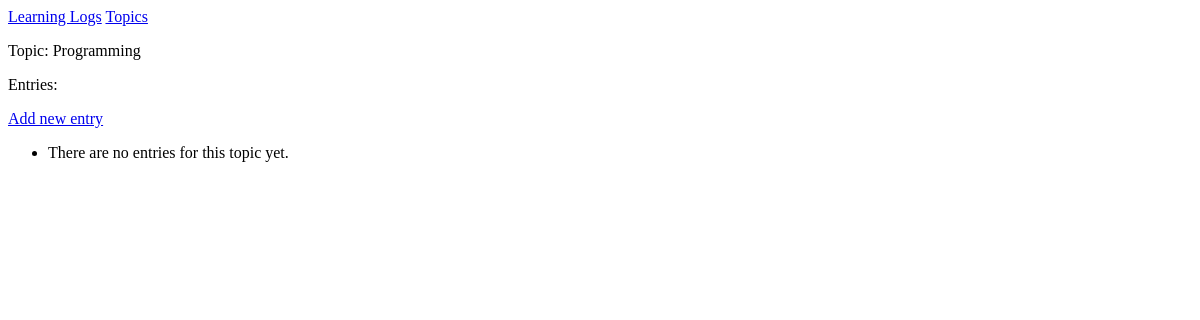
Before: /topics/4/ with the older database file.
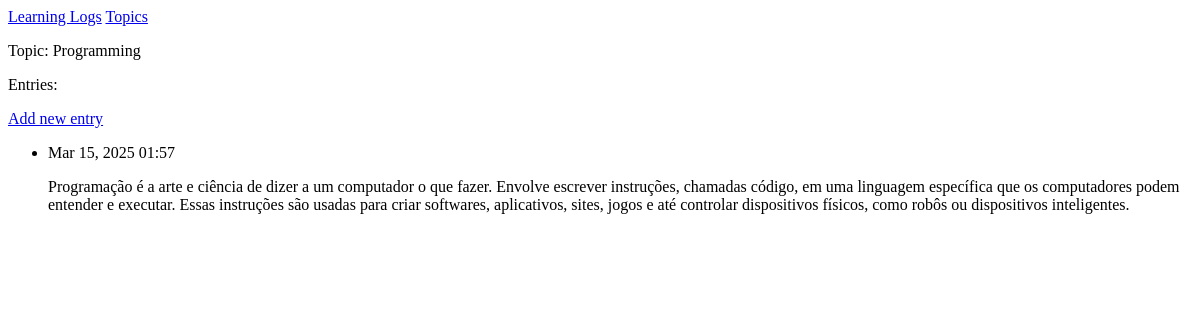
After: the same page with the newer database file.
### learning_logs/models.py (models this page shows, shortened)
class Entry(models.Model):
    topic = models.ForeignKey(Topic, on_delete=models.CASCADE)
    text = models.TextField()
    data_added = models.DateTimeField(auto_now_add=True)
    class Meta:
        verbose_name_plural = 'entries'

### learning_logs/views.py (the view)
# urls.py: re_path(r'^topics/(?P<topic_id>\d+)/$', views.topic, name='topic'),
def topic(request, topic_id):
    topic = Topic.objects.get(id=topic_id)
    entries = topic.entry_set.order_by('data_added')
    context = {'topic': topic, 'entries': entries}
    return render(request, 'learning_logs/topic.html', context)

### learning_logs/models.py (called while the page is built)
    def __str__(self):
        return self.text

### learning_logs/templates/learning_logs/topic.html
{% extends "learning_logs/base.html" %}
{% block content %}
<p>
    Topic: {{ topic }}
</p>
<p>
    Entries:
</p>
<p>
    <a href="{% url 'learning_logs:new_entry' topic.id %}">
        Add new entry
    </a>
</p>
<ul>
    {% for entry in entries %}
    <li>
        <p>{{ entry.data_added|date:'M d, Y H:i' }}</p>
        <p>{{ entry.text|linebreaks }}</p>
    </li>
    {% empty %}
    <li>
        There are no entries for this topic yet.
    </li>
    {% endfor %}
</ul>
{% endblock content %}

Changed rows visible on the page:
added Entry: data_added "Mar 15, 2025 01:57", text "Programação é a arte e ciência de dizer a um computador o que fazer. Envolve escrever instruções, chamadas código, em uma linguagem específica que os computadores podem entender e executar. Essas instruções são usadas para criar softwares, aplicativos, sites, jogos e até controlar dispositivos físicos, como robôs ou dispositivos inteligentes."
Other visible differences:
text no longer shown: "There are no entries for this topic yet."
